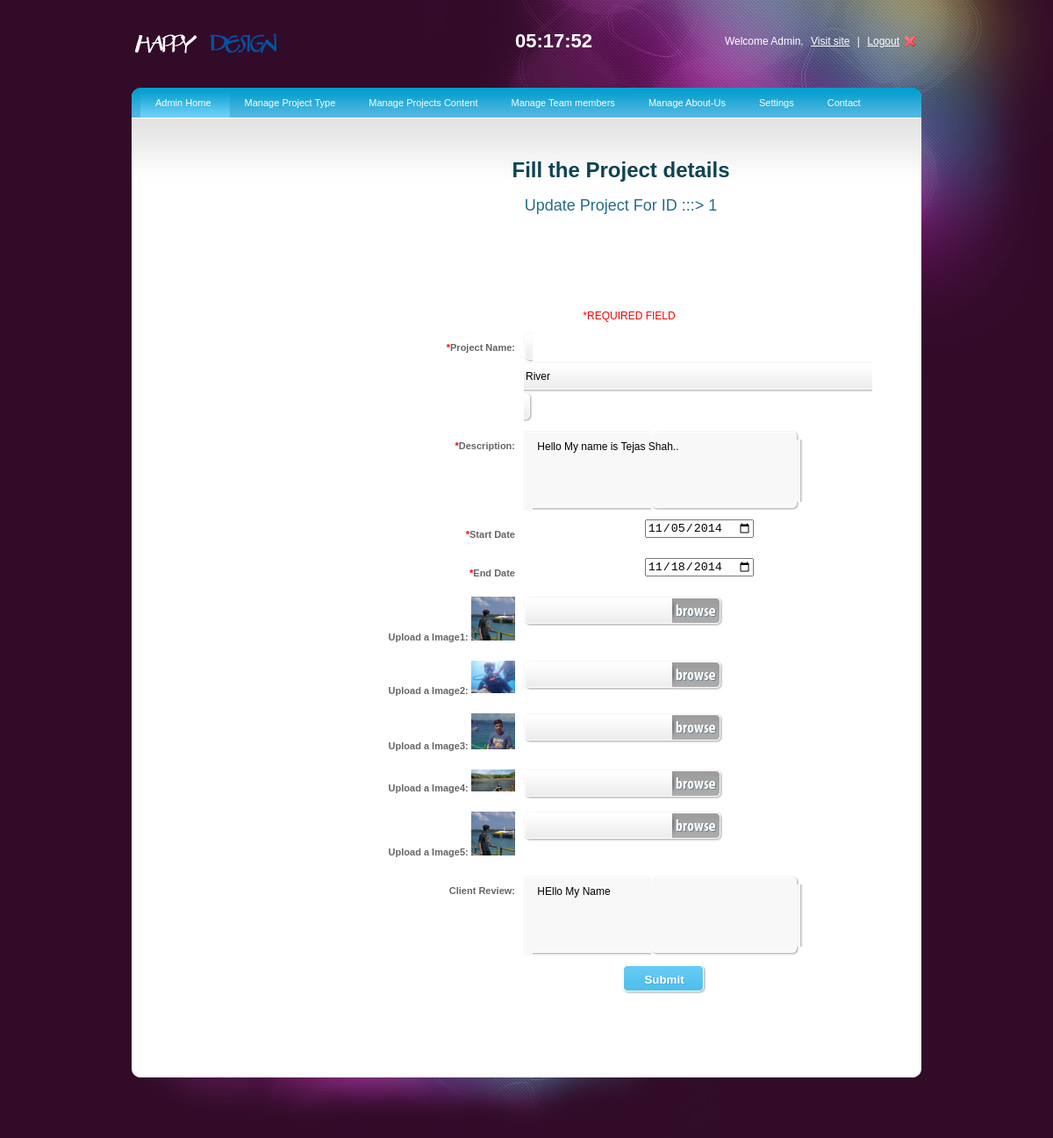
The app's page /Admin_panel/update_record.php?imgid=1 with its own data.
### tables this page shows
CREATE TABLE IF NOT EXISTS `project_table` (
  `id` int(4) NOT NULL AUTO_INCREMENT,
  `project_name` varchar(255) NOT NULL,
  `description` varchar(255) NOT NULL,
  `path` varchar(255) NOT NULL,
  `path2` varchar(255) NOT NULL,
  `path3` varchar(255) NOT NULL,
  `path4` varchar(255) NOT NULL,
  `path5` varchar(255) NOT NULL,
  `start_date` date DEFAULT NULL,
  `end_date` date DEFAULT NULL,
  `project_review` varchar(255) NOT NULL,
  PRIMARY KEY (`id`)
);

### Admin_panel/update_record.php (the view, shortened to what this page needs)
<!DOCTYPE html PUBLIC "-//W3C//DTD XHTML 1.0 Transitional//EN" "http://www.w3.org/TR/xhtml1/DTD/xhtml1-transitional.dtd">
<html xmlns="http://www.w3.org/1999/xhtml">
<head>
<link rel="stylesheet" type="text/css" href="style.css" />
<link rel="stylesheet" type="text/css" media="all" href="niceforms-default.css" />
</head>
<body>
<div id="main_container">
	<div class="header">
    <div class="logo"><a href="#"><img src="images/logo2.png" alt="" title="" border="0" /></a></div>
    <div class="right_header">Welcome Admin,  <a href="../index.html">Visit site</a> |  <a href="logout.php" class="logout">Logout</a></div>
    <div class="jclock"></div>
    </div>
    <div class="main_content">
                    <div class="menu">
                    <ul>
                    <li><a class="current" href="index.php">Admin Home</a></li>
                    <li><a href="index.html">Manage Project Type</a>
                    </li>
                    <li><a href="index.html">Manage Projects Content</a>
                    </li>
                    <li><a href="index.html">Manage Team members</a>
                    </li>
                    <li><a href="index.html">Manage About-Us </a>
                    </li>
                    <li><a href="index.html">Settings</a>
                        </li>
                        </ul>
                    <li><a href="contact_us.php">Contact</a></li>
                    </div>
    <div class="center_content">
    <div class="left_content">
    </div>
    <div class="right_content" >
	<h1>Fill the Project details</h1>
<?php
$ID=$_GET['imgid'];
$result=mysql_query("select * from project_table where id='".$ID."'");
while($oldvalue=mysql_fetch_array($result)){
	$oldname=$oldvalue['project_name'];
	$olddes=$oldvalue['description'];
	$oldstd=$oldvalue['start_date'];
	$oldend=$oldvalue['end_date'];
	$oldimg=$oldvalue['path'];
	$oldimg2=$oldvalue['path2'];
	$oldimg3=$oldvalue['path3'];
	$oldimg4=$oldvalue['path4'];
	$oldimg5=$oldvalue['path5'];
	$oldrev=$oldvalue['project_review'];
}
?>
<h2>Update Project For ID :::> <?php echo $ID;?></h2>
	 <div class="form">
				<form action="Update_fully.php" method="post" enctype="multipart/form-data" class="niceform" name="myForm" onsubmit="return(validate())">
                <fieldset>
                <fieldset>
					<dl>
					<font color="red">*REQUIRED FIELD</font>
					</dl>
                    <dl>
                        <dt><label for=""><font color="red">*</font>Project Name:</label></dt>
                        <dd><input type="text" name="project_name" id="" size="54" value=<?php echo $oldname;?> ></dd>
                    </dl>
                    <dl>
                        <dt><label for=""><font color="red">*</font>Description:</label></dt>
                        <dd><textarea name="desc" rows="5" cols="36" > <?php echo $olddes;?> </textarea></dd>
                    </dl>
                    <dl>
                    	<dt><label for=""><font color="red">*</font>Start Date</label></dt>
                    	<dd><input class="infusion-field-input" type="date" name="start_date" size="54" value=<?php echo $oldstd;?> ></dd>
                    </dl>
                    <dl>
                    	<dt><label for=""><font color="red">*</font>End Date</label></dt>
                    	<dd><input type="date" name="end_date" size="54" value=<?php echo $oldend;?> ></dd>
                    </dl>
					<dl>
                        <dt><label for="">Upload a Image1:</label>
						<img src="../photo/<?php echo $oldimg; ?>" width="50"></dt><dd>
                        <input name="photo" type="file"  /></dd></dt>
						</dl>
					<dl>
                        <dt><label for="">Upload a Image2:</label>
						<img src="../photo/<?php echo $oldimg2; ?>" width="50"></dt><dd>
                        <input name="photo2" type="file"  /></dd></dt>
						</dl>
					<dl>
                        <dt><label for="">Upload a Image3:</label>
						<img src="../photo/<?php echo $oldimg3; ?>" width="50"></dt><dd>
                        <input name="photo3" type="file"  /></dd></dt>
						</dl>
					<dl>
                        <dt><label for="">Upload a Image4:</label>
						<img src="../photo/<?php echo $oldimg4; ?>" width="50"></dt><dd>
                        <input name="photo4" type="file"  /></dd></dt>
						</dl>
                    <dl>
                        <dt><label for="">Upload a Image5:</label>
						<img src="../photo/<?php echo $oldimg5; ?>" width="50"></dt><dd>
                        <input name="photo5" type="file"  /></dd></dt>
						</dl>
                    <dl>
                        <dt><label for="comments">Client Review:</label></dt>
                        <dd><textarea name="review" id="review" rows="5" cols="36" > <?php echo $oldrev;?> </textarea></dd>
                    </dl>
                     <dl class="submit">
                    <input type="submit" name="btnsave" value="Submit"/>
                     </dl>
                </fieldset>
         </form>
         </div>
     </div>
  </div>
    </div>
    <div class="footer">
    </div>
</div>
</body>
</html>

### Admin_panel/style.css (style rules this page uses)
body { background:url(images/bg.jpg) no-repeat center top #310b28; font-family:Arial, Helvetica, sans-serif; padding:0; font-size:12px; margin:0 auto; color: #0e4354; }
a { color:#256c89; }
h2 { font-size:18px; color:#256c89; font-weight:normal; padding:0px 0 15px 0; margin:0px; clear:both; }
#main_container { margin:0 auto; width:900px; padding:0px 0 0px 0; }
.header { width:900px; height:100px; }
.logo { float:left; padding:35px 0 0 0; }
.jclock { color:#FFFFFF; float:right; font-size:22px; font-weight:bold; padding:34px 25px 0 0; }
.right_header { width:350px; float:right; text-align:right; color:#FFFFFF; padding:40px 0 0 0; }
.right_header a { margin:0 5px 0 5px; text-decoration:underline; color:#FFFFFF; }
.right_header a.logout { background:url(images/user_logout.png) no-repeat right; padding-right:20px; }
.main_content { margin:0 auto; width:900px; height:auto; padding:0px 0 50px 0; background:url(images/menu_bg.jpg) no-repeat center top #fff; }
.footer { width:900px;height:87px;background:url(images/footer_bg.jpg) no-repeat center top; }
.menu { font-size:11px;padding:0px 10px 0 10px; float:left; width:880px; }
.menu ul { padding:0;margin:0;list-style-type:none; height:34px; }
.menu ul li { float:left;height:34px;line-height:34px; }
.menu a, .menu a:visited { display:block;float:left;height:100%;font-size:11px;text-decoration:none;color:#fff;padding:0 21px 0 17px; }
.menu a.current { background:url(images/menu_bg.gif) repeat-x center; }
.center_content { clear:both; }
.left_content { width:195px; float:left; padding:30px 0 0 20px; }
.right_content { width:625px; float:left; padding:30px 0 0 30px; text-align:center; }

### Admin_panel/niceforms-default.css (style rules this page uses)
.form { width:600px; float:left; clear:both; }
fieldset { border:none; clear:both; }
label { font-size:11px; font-weight:bold; color:#666; }
dl { clear:both; width:600px; }
dl.submit { clear:both; width:500px; text-align:center; padding:0 0 0 90px; }
dt { float:left; text-align:right; width:170px; line-height:34px; padding:0 10px 10px 0; }
dd { float:left; width:400px; margin:0 0 10px 0; }
.NFText { border:none; vertical-align:middle; font:12px/15px Arial, Helvetica, sans-serif; background:none; float:left; }
.NFButton { width:auto; height:34px; padding:0 15px; font-weight:bold; background:url(img/button.gif) repeat-x 0 0; cursor:pointer; border:none;color:#FFFFFF; text-shadow:1px 1px #45add8;vertical-align:middle; }
.NFTextarea { border:none; background:none; font:12px/12px Arial, Helvetica, sans-serif; margin:0; }
select, input, textarea, button { outline:none; resize:none; }

### records on screen
project_table: project_name "River", desc "Hello My name is Tejas Shah..", start_date "11/05/2014", end_date "11/18/2014", path (picture), path2 (picture), path3 (picture), path4 (picture), path5 (picture), review "HEllo My Name"

### other values on screen
$ID "1"
